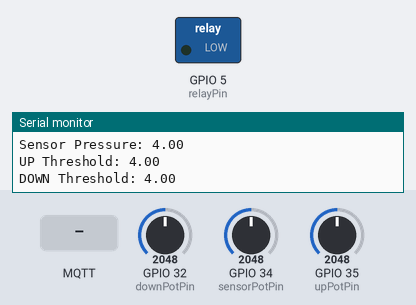
A program run on a simulated ESP32. Parts: switched loads named in the program (green lamp = pin HIGH), the last lines printed to the serial monitor. The inputs (shaded band) are chosen by the test bench; at power-on: GPIO 32 (downPotPin) = 2048, GPIO 34 (sensorPotPin) = 2048, GPIO 35 (upPotPin) = 2048. WiFi joins after 1.5 s; servers stay silent unless stated; no MQTT or app messages arrive unless stated.

Above: at 2.7 s.
2.8 s: MQTT message "ON" arrives on the first subscribed topic
At 4.0 s:
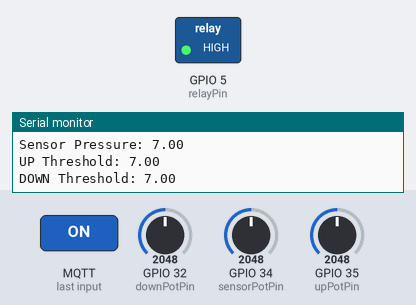
4.3 s: MQTT message "OFF" arrives on the first subscribed topic
At 5.4 s:
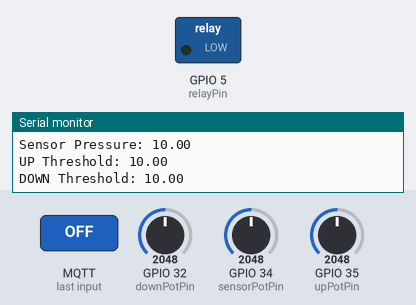
5.8 s: MQTT message "on" arrives on the first subscribed topic
At 6.5 s:
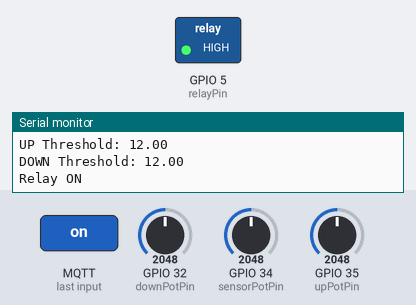
7.3 s: MQTT message "off" arrives on the first subscribed topic
At 7.7 s:
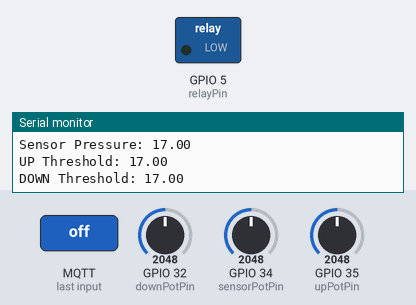
Timing chart, 0 to 9.8 s (numbered marks = the images above; inputs shaded):
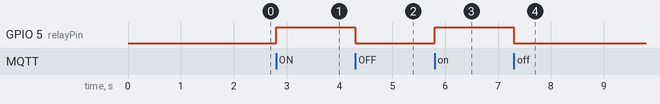

Measured:
- after the input at 2.8 s, GPIO 5 (relayPin): LOW → HIGH at once
- after the input at 4.3 s, GPIO 5 (relayPin): HIGH → LOW at once
- after the input at 5.8 s, GPIO 5 (relayPin): LOW → HIGH at once
- after the input at 7.3 s, GPIO 5 (relayPin): HIGH → LOW at once

The program:

main.cpp
```cpp
#include <Arduino.h>
#include <WiFi.h>
#include <MQTT.h>

//========= Konfigurasi WiFi dan MQTT ============
const char *SSID = "xxxxxx";
const char *PASS = "xxxxxx";
const char *MQTT_SERVER = "xxxxxx";
const char *MQTT_RELAY = "xxxxxx";
const char *MQTT_NODES = "xxxxxx";
const char *MQTT_STATUS = "xxxxxx";
const char *MQTT_PRESSURE_SENSOR = "sensor/pressure";
const char *MQTT_PRESSURE_UP = "sensor/pressure/up";
const char *MQTT_PRESSURE_DOWN = "sensor/pressure/down";
const char *WILL_MESSAGE = "Offline";
const char *MQTT_CLIENT_ID = "xxxxxx";
const char *MQTT_USERNAME = "xxxxxx";
const char *MQTT_PASSWORD = "xxxxxx";

WiFiClient espClient;
MQTTClient client;

// Relay dan Potensiometer
#define relayPin 5
#define sensorPotPin 34 // Potensiometer untuk tekanan sensor
#define upPotPin 35     // Potensiometer untuk tekanan UP
#define downPotPin 32   // Potensiometer untuk tekanan DOWN

unsigned long relayStartTime = 0;
const unsigned long relayDuration = 10 * 60 * 1000; // 10 menit
bool isRelayOn = false;

// Moving Average
#define NUM_READINGS 10                                  // Jumlah pembacaan yang akan digunakan untuk rata-rata
int sensorReadings[NUM_READINGS];                        // Array untuk menyimpan pembacaan
int upReadings[NUM_READINGS];                            // Array untuk menyimpan pembacaan upPotPin
int downReadings[NUM_READINGS];                          // Array untuk menyimpan pembacaan downPotPin
int readIndex = 0;                                       // Indeks pembacaan saat ini
long totalSensor = 0, totalUp = 0, totalDown = 0;        // Total pembacaan untuk rata-rata
float averageSensor = 0, averageUp = 0, averageDown = 0; // Rata-rata nilai sensor

// Fungsi koneksi WiFi
void setup_wifi()
{
  WiFi.mode(WIFI_STA);
  WiFi.begin(SSID, PASS);
  while (WiFi.status() != WL_CONNECTED)
  {
    delay(250);
  }
  Serial.println("WiFi Connected.");
}

// Fungsi koneksi MQTT
void connectToMqtt()
{
  while (!client.connect(MQTT_CLIENT_ID, MQTT_USERNAME, MQTT_PASSWORD))
  {
    delay(1000);
  }
  client.subscribe(MQTT_RELAY);
  client.publish(MQTT_STATUS, "Online", true, 1);
}

// Callback untuk pesan MQTT
void messageReceived(String &topic, String &payload)
{
  if (topic.equals(MQTT_RELAY))
  {
    if (payload.equalsIgnoreCase("ON"))
    {
      digitalWrite(relayPin, HIGH);
      isRelayOn = true;
      relayStartTime = millis();
      Serial.println("Relay ON");
    }
    else if (payload.equalsIgnoreCase("OFF"))
    {
      digitalWrite(relayPin, LOW);
      isRelayOn = false;
      Serial.println("Relay OFF");
    }
  }
}

void setup()
{
  Serial.begin(115200);
  setup_wifi();

  pinMode(relayPin, OUTPUT);
  digitalWrite(relayPin, LOW);

  // Inisialisasi array pembacaan dengan nilai 0
  for (int i = 0; i < NUM_READINGS; i++)
  {
    sensorReadings[i] = 0;
    upReadings[i] = 0;
    downReadings[i] = 0;
  }

  client.begin(MQTT_SERVER, 1883, espClient);
  client.setWill(MQTT_STATUS, WILL_MESSAGE, true, 1);
  connectToMqtt();
  client.onMessage(messageReceived);
}

// Variabel untuk interval waktu membaca tekanan
unsigned long previousMillis = 0;
const unsigned long pressureInterval = 1000; // Interval 1 detik

void loop()
{
  if (!client.connected())
  {
    connectToMqtt();
  }
  client.loop();

  // Logic untuk mematikan relay setelah 10 menit
  if (isRelayOn && millis() - relayStartTime >= relayDuration)
  {
    digitalWrite(relayPin, LOW);
    isRelayOn = false;
    client.publish(MQTT_RELAY, "OFF", true, 1);
    Serial.println("Relay OFF (Timeout)");
  }

  // Non-blocking delay menggunakan millis()
  unsigned long currentMillis = millis();
  if (currentMillis - previousMillis >= pressureInterval)
  {
    previousMillis = currentMillis;

    // Baca nilai potensiometer
    int sensorValue = analogRead(sensorPotPin);
    int upValue = analogRead(upPotPin);
    int downValue = analogRead(downPotPin);

    // Hapus pembacaan lama dari total
    totalSensor -= sensorReadings[readIndex];
    totalUp -= upReadings[readIndex];
    totalDown -= downReadings[readIndex];

    // Simpan pembacaan baru di array
    sensorReadings[readIndex] = sensorValue;
    upReadings[readIndex] = upValue;
    downReadings[readIndex] = downValue;

    // Tambahkan pembacaan baru ke total
    totalSensor += sensorReadings[readIndex];
    totalUp += upReadings[readIndex];
    totalDown += downReadings[readIndex];

    // Pindahkan ke indeks berikutnya
    readIndex = (readIndex + 1) % NUM_READINGS;

    // Hitung rata-rata
    averageSensor = totalSensor / NUM_READINGS;
    averageUp = totalUp / NUM_READINGS;
    averageDown = totalDown / NUM_READINGS;

    // Konversi nilai menjadi tekanan (contoh 0-50 PSI)
    float sensorPressure = map(averageSensor, 0, 4095, 0, 50);
    float upPressure = map(averageUp, 0, 4095, 0, 50);
    float downPressure = map(averageDown, 0, 4095, 0, 50);

    // Kirim data tekanan ke MQTT
    client.publish(MQTT_PRESSURE_SENSOR, String(sensorPressure).c_str());
    client.publish(MQTT_PRESSURE_UP, String(upPressure).c_str());
    client.publish(MQTT_PRESSURE_DOWN, String(downPressure).c_str());

    // Logika tambahan berdasarkan tekanan
    if (sensorPressure >= upPressure) // Tekanan terlalu tinggi
    {
      client.publish(MQTT_PRESSURE_UP, "HIGH");
    }
    else if (sensorPressure <= downPressure) // Tekanan terlalu rendah
    {
      client.publish(MQTT_PRESSURE_DOWN, "LOW");
    }

    Serial.print("Sensor Pressure: ");
    Serial.println(sensorPressure);
    Serial.print("UP Threshold: ");
    Serial.println(upPressure);
    Serial.print("DOWN Threshold: ");
    Serial.println(downPressure);
  }
}
```
